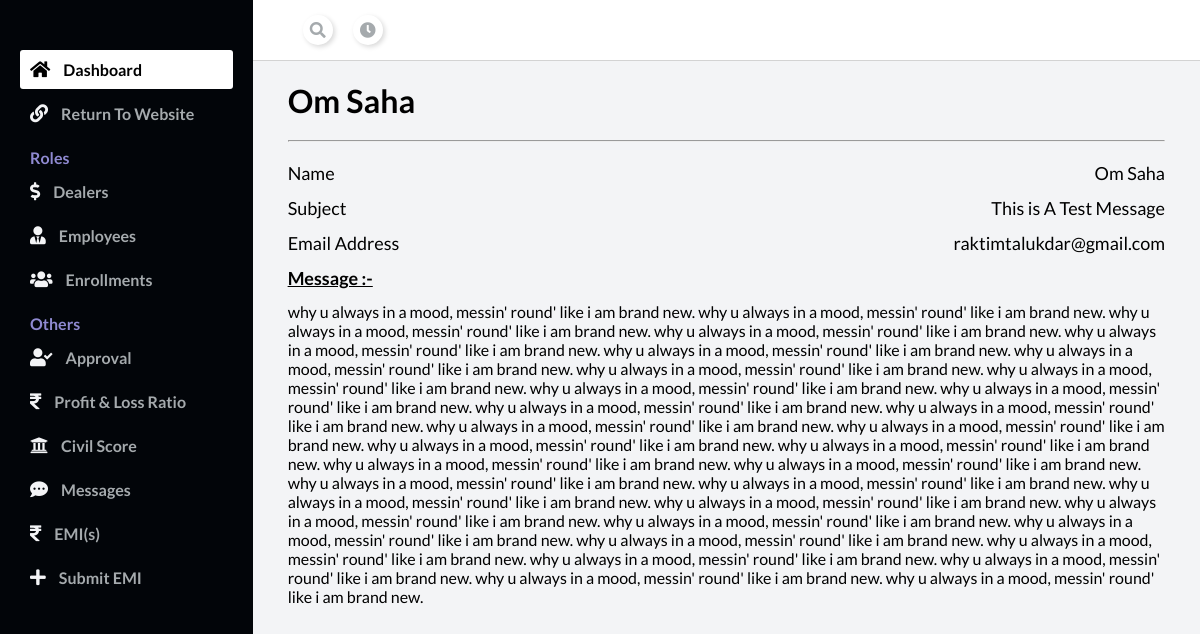
/admin_dashboard/message_details/5, run on the app's committed database.
### main/models.py (models this page shows, shortened)
class Message(models.Model):
    name = models.TextField()
    subject = models.TextField()
    email = models.EmailField()
    message = models.TextField()

### admin/views.py (the view)
# urls.py: path('message_details/<int:id>', views.message_details, name="message_details"),
def message_details(request, id):
    message = Message.objects.filter(pk=id).last()
    return render(request, "Admin/message_details.html", {"message":message})

### Template/Admin/message_details.html (shortened to what this page needs)
{% extends "admin_base.html" %}
{% block body %}
<div class="main__container">
<h1>{{message.name}}</h1>
<hr style="margin: 20px 0px;">
<div class="space-between">
    <p>Name</p>
    <p>{{message.name}}</p>
</div>
<div class="space-between">
    <p>Subject</p>
    <p>{{message.subject}}</p>
</div>
<div class="space-between">
    <p>Email Address</p>
    <p>{{message.email}}</p>
</div>
<div class="space-between">
    <u><b><p>Message :-</p></b></u>
</div>
<p>{{message.message}}</p>
</div>
{% endblock body %}

### Template/admin_base.html (style rules this page uses)
* { margin: 0; padding: 0; }
body { box-sizing: border-box; font-family: "Lato", sans-serif; }
.main__container { padding: 20px 35px; }

### Template/Admin/message_details.html (style rules this page uses)
.space-between { display: flex; align-items: center; margin: 13px 0px; font-size: 18px; justify-content: space-between; }

### data on the page
Message: name "Om Saha", subject "This is A Test Message", email "raktimtalukdar@gmail.com", message "why u always in a mood, messin' round' like i am brand new. why u always in a mood, messin' round' like i am brand new. why u always in a mood, messin' round' like i am brand new. why u always in a mood, messin' round' like i am brand new. why u always in a mood, messin' round' like i am brand new. why u always in a mood, messin' round' like i am brand new. why u always in a mood, messin' round' like i am brand new. why u always in a mood, messin' round' like i am brand new. why u always in a mood, messin' round' like i am brand new. why u always in a mood, messin' round' like i am brand new. why u always in a mood, messin' round' like i am brand new. why u always in a mood, messin' round'…"
